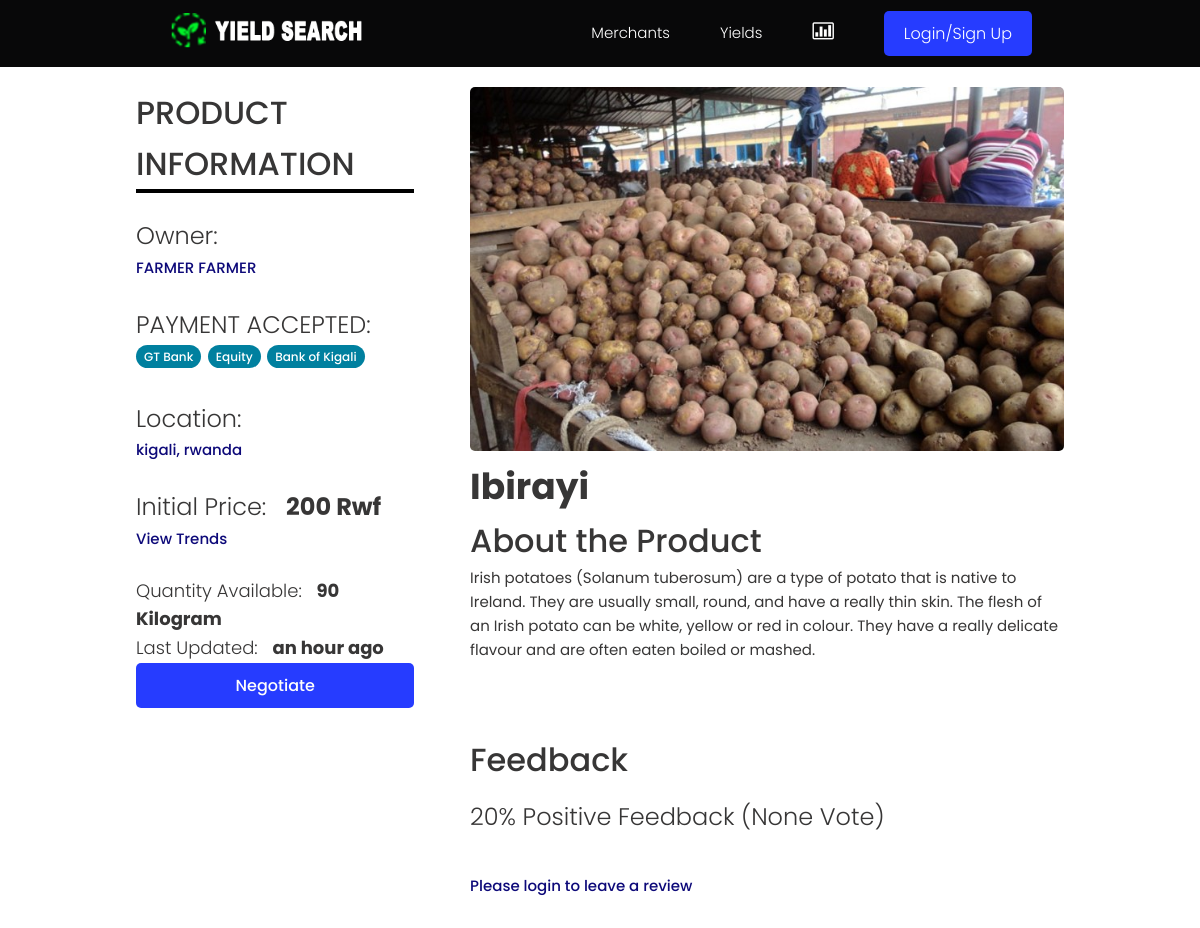
Screenshot of /products/product/b98c0e06-3a01-4c78-bda5-37adc0f1d3c4/ with the database file from the repository.
### products/models.py (models this page shows, shortened)
class Product(models.Model):
    owner = models.ForeignKey(Profile, null=True, blank=True, on_delete=models.CASCADE, related_name='owner')
    name = models.ForeignKey('SingleProduct', default=uuid.uuid4, on_delete=models.CASCADE, null=True, related_name = 'product')
    description = models.TextField(null=True, blank=True)
    featured_image = models.ImageField(null=True, blank=True, default="default.jpg")
    quantity = models.PositiveIntegerField(null=True, blank=True, default=0)
    location = models.CharField(max_length=100, null=True, blank=True)
    payments = models.ManyToManyField('Payment', blank=True, default="In Hand")
    instock = models.BooleanField(blank=True, null=True, default=True)
    vote_total = models.IntegerField(default=0, null=True, blank=True)
    vote_ratio = models.IntegerField(default=0, null=True, blank=True)
    updated = models.DateTimeField(auto_now=True)
    created = models.DateTimeField(auto_now_add=True)
    id = models.UUIDField(default=uuid.uuid4, unique=True,primary_key=True, editable=True)
    class Meta:
        ordering = ['-vote_ratio', '-vote_total', '-created']
    @property
    def imageURL(self):
        try:
            url = self.featured_image.url
        except:
            url = ''
        return url
    @property
    def reviewers(self):
        queryset = self.review_set.all().values_list('owner__id', flat=True)
        return queryset

class Payment(models.Model):
    name = models.CharField(max_length=200)
    created = models.DateTimeField(auto_now_add=True)
    id = models.UUIDField(default=uuid.uuid4, unique=True,
                          primary_key=True, editable=False)
    def __str__(self):
        return self.name

class SingleProduct(models.Model):
    name = models.CharField(max_length=200, null=True, blank=True, default="Ibirayi")
    price = models.PositiveIntegerField(null=True, blank=True, default=0)
    unity = models.CharField(max_length=200, null=True, blank=True, default="Kilogram")
    created = models.DateTimeField(auto_now_add=True)
    updated = models.DateTimeField(auto_now=True)
    id = models.UUIDField(default=uuid.uuid4, unique=True,
                          primary_key=True, editable=False)
    class Meta:
        verbose_name_plural = "Category"

### users/models.py (models this page shows, shortened)
class Profile(models.Model):
    user = models.OneToOneField(
        User, on_delete=models.CASCADE, null=True, blank=True, related_name="profile")
    name = models.CharField(max_length=200, blank=True, null=True)
    email = models.EmailField(max_length=500, blank=True, null=True)
    username = models.CharField(max_length=200, blank=True, null=True)
    born = models.DateField(max_length=200, null=True, verbose_name="Date of Birth")
    username = models.CharField(max_length=200, blank=True, null=True)
    location = models.CharField(max_length=200, blank=True, null=True)
    nid = models.PositiveIntegerField(max_length=16, blank=True, null=True)
    bio = models.TextField(blank=True, null=True)
    profile_image = models.ImageField(
        null=True, blank=True, upload_to='profiles/', default="profiles/user-default.png")
    account = models.CharField(max_length=200, blank=True, null=True)
    phone1 = models.CharField(blank=True,  max_length=13,  null=True, help_text='Example +2507XXXXXXXXXXX')
    phone2 = models.CharField(blank=True,  max_length=13, null=True, help_text='Example +2507XXXXXXXXXXX')
    created = models.DateTimeField(auto_now_add=True)
    updated = models.DateTimeField(auto_now=True)
    id = models.UUIDField(default=uuid.uuid4, unique=True,
                          primary_key=True, editable=False)
    class Meta:
        ordering = ['created']

### products/views.py (the view, shortened to what this page needs)
# urls.py: path('product/<str:pk>/', views.product, name="product"),
def product(request, pk):
    if request.user.is_staff:
        return redirect('admin/')
    productObj = Product.objects.get(id=pk)
    form = ReviewForm()
    return render(request, 'products/single-product.html', {'product': productObj, 'form': form})

### products/templates/products/single-product.html (shortened to what this page needs)
{% extends 'main.html' %}
{% load humanize %}
{% block content %}
<main class="singleProject my-md here"  style="background:#fff;">
    <div class="container">
        <div class="layout">
            <div class="column column--1of3">
                <h3 class="singleProject__subtitle">PRODUCT INFORMATION </h3>
                <hr style="border: 2px solid #000;">
                <br>
                <h5 class="singleProject__subtitle">Owner: </h5>
                <a href="{% url 'user-profile' product.owner.id  %}"
                    class="singleProject__developer">{{product.owner.name}}</a>
                    <br><br>
                <div class="singleProject__toolStack">
                   <h5 class="singleProject__subtitle">PAYMENT ACCEPTED: </h5>
                    {% for payment in product.payments.all %}
                    <span class="tag tag--pill tag--main">
                        <small>{{payment}}</small>
                    </span>
                    {% endfor %}
                    <br><br>
                   <h5 class="singleProject__subtitle">Location: </h5>
                   <a href="https://www.google.com/maps/place/{{product.location}}/"> {{product.location}} </a>
                     <br><br>
                   <h5 class="singleProject__subtitle">Initial Price: &nbsp; <b>{{product.name.price}} Rwf</b> </h5>
                   <a href="#"> View Trends </a>
                     <br><br>
                   <h6 class="singleProject__subtitle">Quantity Available: &nbsp; <b>{{product.quantity}} {{product.name.unity}}</b> </h6>
 <h6 class="singleProject__subtitle">Last Updated: &nbsp; <b>{{product.updated|naturaltime}}</b> </h6>
                              {% if product.owner.username  == request.user.username %}
                                    <button class="btn btn--sub  buy">
                                        <small><a style="color:#fff;" href=" {% url 'account' %}">Your own</a></small>
                                        </button>
                                    {% elif product.quantity > 0 %}
                                    <button class="btn btn--sub  buy" style="cursor:pointer;" onclick="window.location.href='{% url 'checkout-product' product.id %}'">
                                        <small>Negotiate</small>
                                        </button>
                                    {% else %}
                                    <button class="btn btn--sub btn--lg buy" disabled><small>OUT OF STOCK</small></button>
                                    {% endif %}
                </div>
            </div>
            <div class="column column--2of3">
                <img id="myModalImg" alt="{{product.name.name}}" class="singleProject__preview"  src="{{ product.imageURL }}" alt="portfolio thumbnail" />
                <h2 class="singleProject__title">{{product.name.name}}</h2>
                <h3 class="singleProject__subtitle">About the Product</h3>
                <div class="singleProject__info">
                    {{product.description}}
                </div>
                <div class="comments">
                    <h3 class="singleProject__subtitle">Feedback</h3>
                    <h5 class="product--rating">
                        {{product.vote_ratio}}% Positive Feedback ({{product.vote_total}}
                        Vote{{product.vote_total|pluralize:"s"}})
                    </h5>
                    {% if request.user.profile.id in product.reviewers %}
                    <p>You have already submitted your review for this product</p>
                    {% elif request.user.profile == product.owner %}
                    <p>You cannot review your own product</p>
                    {% else %}
                    <a href="{% url 'login' %}?next={{request.path}}">Please login to leave a review</a>
                    {% endif %}
                </div>
            </div>
        </div>
    </div>
</main>
{% endblock %}

### static/styles/app.css (style rules this page uses)
:root { --color-sub: #080809; }
.btn--sub { background-color: var(--color-sub-light); }
img { width: 100%; }
.tag { padding: 0.2rem 0.8rem; }
.product--rating { margin-bottom: 1.6em; margin-top: 0.5em; }
.comments { margin-top: 4rem; padding-top: 3rem; border-top: 2px solid var(--color-light); }
.buy { width:100%; }

### static/styles/main.css (style rules this page uses)
body { font-size: 1.5rem; }
.buy { width:100%; text-align: center; }
p, span, strong { font-size: 1.6rem; color: var(--color-text); font-weight: var(--font-regular); }
.my-md { margin: 1rem auto; }
:root { --color-text: #373636; --color-success: #000; --color-sub-light:#0018e3; }
.here { margin: 0; padding: 2rem; }
.btn { background-color: #263cff; }
#myModalImg { border-radius: 5px; cursor: pointer; transition: 0.3s; }

### static/uikit/styles/modules/_variables.css (style rules this page uses)
:root { --color-main: #fff; --color-main-light: #00809f; --color-sub: #3f4156; --color-sub-light: #434eab; --color-sub-lighter: #ededfd; --color-text: #737373; --color-gray: #8b8b8b; --color-light: #fff; --color-light-gray: #767676; --color-bg: #efeeee; --color-white: #fffefd; --color-white-light: #f3f3f3; --color-success: #359e64; --color-success-bg: #def8e8; --color-error: #fc4b0b; --color-error-bg: #fff2ee; --font-base: "Poppins", arial, helvetica, "Segoe UI", roboto, ubuntu, sans-serif; --font-monospace: "Fira Code", "Courier New", courier, monospace; --font-regular: 300; --font-medium: 500; --font-bold: 700; --generic-shadow: 1px 1px 5px #00000010; --generic-transition: all 0.3s ease-in-out; }

### static/uikit/styles/modules/_base.css (style rules this page uses)
* { margin: 0; padding: 0; box-sizing: border-box; text-rendering: optimizeLegibility; color: inherit; font-size: inherit; }
html { font-size: 50%; }
@media only screen and (min-width: 480px) { html { font-size: 56.25%; } }
@media only screen and (min-width: 1200px) { html { font-size: 62.5%; } }
body { line-height: 1.6; font-weight: 400; font-size: 1.5rem; color: var(--color-text); background-color: var(--color-bg); min-height: 100vh; }

### static/uikit/styles/modules/_typography.css (style rules this page uses)
* { font-family: var(--font-base); }
h2 { font-size: 3.6rem; font-weight: var(--font-bold); }
h3 { font-size: 3.2rem; font-weight: var(--font-medium); }
h5 { font-size: 2.4rem; font-weight: var(--font-medium); }
h5, h6 { font-weight: var(--font-regular); }
h6 { font-size: 1.8rem; }
p, span, strong { font-size: 1.6rem; color: var(--color-text); font-weight: var(--font-regular); }
a { padding-bottom: 2px; text-decoration: none; display: inline-block; color: rgb(13, 9, 121); font-weight: var(--font-medium); }

### static/uikit/styles/modules/_utilities.css (style rules this page uses)
.container { width: 92%; max-width: 165rem; margin: 0 auto; box-sizing: border-box; }
@media screen and (min-width: 1000px) { .container { width: 90%; } }
@media screen and (min-width: 1200px) { .container { width: 80%; } }
.my-md { margin: 3rem auto; }

### static/uikit/styles/modules/_button.css (style rules this page uses)
.btn { display: inline-block; position: relative; cursor: pointer; background-color: var(--color-light); font-weight: var(--font-medium); color: var(--color-sub); text-decoration: none; padding: 1rem 2rem; border-radius: 0.5rem; border: none; width: -webkit-fit-content; width: -moz-fit-content; width: fit-content; height: -webkit-fit-content; height: -moz-fit-content; height: fit-content; font-size: 1.6rem; outline-width: 0; outline-color: transparent; -webkit-backface-visibility: hidden; backface-visibility: hidden; transition: all 0.3s ease-in-out; }
.btn--sub { background-color: var(--color-sub); color: var(--color-white); }

### static/uikit/styles/modules/_tag.css (style rules this page uses)
.tag { display: inline-flex; align-items: center; background-color: var(--color-sub); height: -webkit-fit-content; height: -moz-fit-content; height: fit-content; width: -webkit-fit-content; width: -moz-fit-content; width: fit-content; border-radius: 0.5rem; padding: 0.5rem 1.5rem; font-size: 1.2rem; cursor: pointer; }
.tag:not(:last-child) { margin-right: 0.25rem; margin-bottom: 0.75rem; }
.tag > small { color: var(--color-white); }
.tag--pill { border-radius: 5rem; }
.tag--main, .tag--main > small { background: var(--color-main-light); color: var(--color-main); font-weight: 500; }

### static/uikit/styles/modules/_layout.css (style rules this page uses)
.layout { display: flex; flex-flow: row wrap; justify-content: space-between; }
.layout > .column { margin-bottom: 3rem; }
.layout > .column.column--1of3 { flex-basis: 30%; }
.layout > .column.column--2of3 { flex-basis: 64%; }

### rows the page displays
Product: owner.name "FARMER FARMER", location "kigali, rwanda", name.price "200", quantity "90", name.unity "Kilogram", updated "an hour ago", imageURL (picture), name.name "Ibirayi", description "Irish potatoes (Solanum tuberosum) are a type of potato that is native to Ireland. They are usually small, round, and have a really thin skin. The flesh of an Irish potato can be white, yellow or red in colour. They have a really delicate flavour and are often eaten boiled or mashed.", vote_ratio "20", vote_total "None"
Payment: name "GT Bank"
Payment: name "Equity"
Payment: name "Bank of Kigali"
